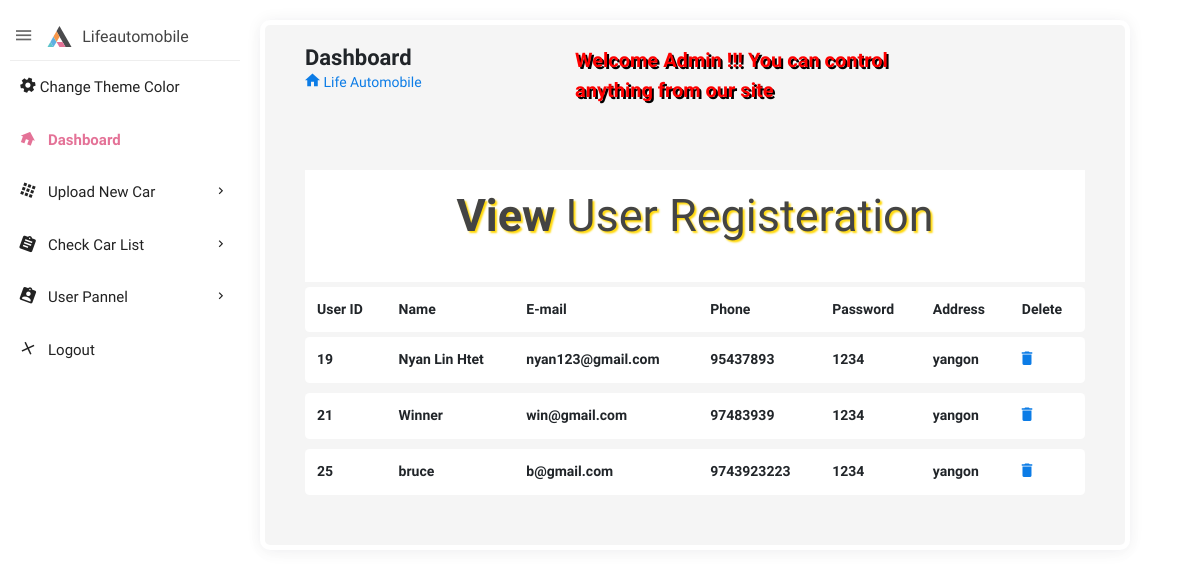
/admin/viewreg.php (signed in), run on the app's committed database.
### tables this page shows
CREATE TABLE IF NOT EXISTS `register` (
  `user_id` int(11) NOT NULL AUTO_INCREMENT,
  `name` char(50) NOT NULL,
  `email` varchar(50) NOT NULL,
  `phone` bigint(20) NOT NULL,
  `password` varchar(50) NOT NULL,
  `address` varchar(50) NOT NULL,
  PRIMARY KEY (`user_id`)
);

### admin/viewreg.php (the view, shortened to what this page needs)
<?php
if($_SESSION['sid']=="")
{
header('location:index.php');
}
else{
 ?>
<!doctype html>
<html class="no-js " lang="en">
<head>
<link rel="stylesheet" href="assets/plugins/bootstrap/css/bootstrap.min.css">
<link rel="stylesheet" href="assets/plugins/jvectormap/jquery-jvectormap-2.0.3.min.css"/>
<link rel="stylesheet" href="assets/plugins/charts-c3/plugin.css"/>
<link rel="stylesheet" href="assets/plugins/morrisjs/morris.min.css" />
<link rel="stylesheet" href="assets/css/style.min.css">
	<link rel="stylesheet" type="text/css" href="style/mystyle.css">
</head>
<body class="theme-blush">
<aside id="leftsidebar" class="sidebar">
    <div class="navbar-brand">
        <button class="btn-menu ls-toggle-btn" type="button"><i class="zmdi zmdi-menu"></i></button>
        <a href="home.php"><img src="assets/images/logo.svg" width="25" alt="Aero"><span class="m-l-10">Lifeautomobile</span></a>
    </div>
    <div class="menu">
        <ul class="list">
            <li><a href="javascript:void(0);" class="js-right-sidebar" title="Setting"><i class="zmdi zmdi-settings zmdi-hc-spin"></i> Change Theme Color </a></li>
            <li class="active open"><a href="home.php"><i class="zmdi zmdi-home"></i><span>Dashboard</span></a></li>
            <li><a href="javascript:void(0);" class="menu-toggle"><i class="zmdi zmdi-apps"></i><span>Upload New Car</span></a>
            </li>
            <li> <a href="javascript:void(0);" class="menu-toggle"><i class="zmdi zmdi-assignment"></i><span>Check Car List</span></a>
            </li>
            <li> <a href="javascript:void(0);" class="menu-toggle"><i class="zmdi zmdi-assignment-account"></i><span>User Pannel</span></a>
            </li>
            <li><a href="logout.php"><i class="zmdi zmdi-close"></i><span>Logout</span></a></li>
        </ul>
    </div>
</aside>
	<section class="content">
    <div class="">
        <div class="block-header">
            <div class="row">
                <div class="col-lg-4 col-md-6 col-sm-8">
                    <h2>Dashboard</h2>
                    <ul class="breadcrumb">
                        <li class="breadcrumb-item"><a href="home.php"><i class="zmdi zmdi-home"></i> Life Automobile</a></li>
                    </ul>
                </div>
                <div class="col-lg-6 col-md-10 col-sm-12">
                        <marquee style="font-size: 20px; color:red; font-weight:bold; text-shadow:2px 2px #000000">Welcome Admin !!! You can control anything from our site</marquee>
                </div>
            </div>
        </div>
	</div>
	<br><br>
<div class="container-fluid">
            <div class="row clearfix">
                <div class="col-sm-12">
                    <div class="card">
                        <div class="header" style="text-align: center; text-shadow:2px 2px 2px gold; background-color:white;">
                            <h1><strong>View</strong> User Registeration</h1>
                        </div>
                        <div class="table-responsive social_media_table">
                            <table class="table table-hover c_table">
                                <thead>
                                    <tr>
                                        <th>User ID</th>
                                        <th>Name</th>
                                        <th>E-mail</th>
                                        <th>Phone</th>
                                        <th>Password</th>
                                        <th>Address</th>
                                        <th>Delete</th>
                                    </tr>
								</thead>
								<?php
								$sel = mysql_query("SELECT * from register");
								while($row= mysql_fetch_array($sel))
								{
									$id= $row['user_id'];
									$name = $row['name'];
									$email = $row['email'];
									$phone = $row['phone'];
									$pass = $row['password'];
									$add = $row['address'];
								?>
                                <tbody>
                                    <tr>
										<th><?php echo $id; ?></th>
										<th><?php echo $name; ?></th>
										<th><?php echo $email; ?></th>
										<th><?php echo $phone; ?></th>
										<th><?php echo $pass; ?></th>
										<th><?php echo $add; ?></th>
                                        <th>  <a href="deleteu.php?user_id=<?php echo $row['user_id']; ?>"><i class="zmdi zmdi-delete"></i>
                                           </a>
                                        </th>
								</tbody>
								<?php } ?>
                            </table>
                        </div>
                    </div>
                </div>
			</div>
		</div>
		</section>
								<?php } ?>
</body>
</html>

### admin/style/mystyle.css (style rules this page uses)
.header { background-color: #191919; }
.row { padding: 0px; margin: 0px; }

### data on the page
register: user_id "19", name "Nyan Lin Htet", email "nyan123@gmail.com", phone "95437893", password "1234", address "yangon"
register: user_id "21", name "Winner", email "win@gmail.com", phone "97483939", password "1234", address "yangon"
register: user_id "25", name "bruce", email "b@gmail.com", phone "9743923223", password "1234", address "yangon"
